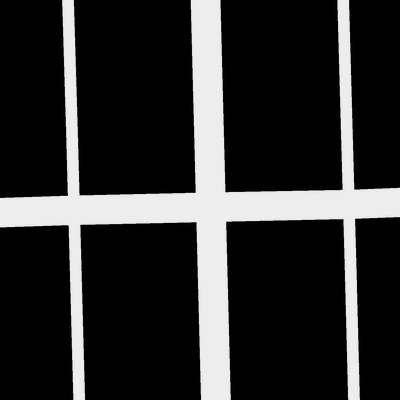
#> input picture data/training/groundtruth/satImage_001.png, 400 x 400 px, given as the content of the folder Data/training/images/, which was not available
$ jupyter execute --allow-errors random_forest.ipynb   (shell and % lines are left out)   (older library calls are emulated)   (text cells are left out)
#> lines starting #> are read from the running program, lines starting #| are printed output that depends on the picture; pictures that were not available may be replaced by others from this repository, and a replacement may not be noted
### mask_to_submission.py
#!/usr/bin/env python3
""" MAKE SUBMISSION FILE FROM BINARY IMAGE """

import os
import numpy as np
import matplotlib.image as mpimg
import re

# The sample submission file contains two columns:
# - The first column corresponds to the image id followed by the x and y top-left coordinate of the image patch (16x16 pixels)
# - The second column is the label assigned to the image patch

foreground_threshold = 0.25 # percentage of pixels > 1 required to assign a foreground label to a patch

# assign a label to a patch
# [26 lines left out: functions patch_to_label, mask_to_submission_strings, masks_to_submission, not called in this run]


# [8 lines that do not run on import are left out]

### random_forest.ipynb
[cell 1]
import matplotlib.image as mpimg
import numpy as np
import matplotlib.pyplot as plt
from sklearn import metrics
import os,sys
from PIL import Image
from skimage import feature
from skimage import color
from skimage.transform import (hough_line, hough_line_peaks,probabilistic_hough_line)
import scipy

[cell 2]
# helper feature building functions
def img_crop(im, w, h):
    # get list of patches from the image with size specified by w and h
    list_patches = []
    imgwidth = im.shape[0]
    imgheight = im.shape[1]
    is_2d = len(im.shape) < 3 # is image in 2D?
    for i in range(0,imgheight,h): # loop across height in steps equal to your height patch size
        for j in range(0,imgwidth,w):  # loop across width in steps equal to your width patch size
            if is_2d:
                im_patch = im[j:j+w, i:i+h]
            else:
                im_patch = im[j:j+w, i:i+h, :]
            list_patches.append(im_patch)
    return list_patches

# [8 lines left out: function value_to_class, not called in this run]

[cell 3]
# helper visualization functions
def img_float_to_uint8(img):
    rimg = img - np.min(img)
    rimg = (rimg / np.max(rimg) * 255).round().astype(np.uint8)
    return rimg

# Concatenate an image and its groundtruth
def concatenate_images(img, gt_img):
    nChannels = len(gt_img.shape)
    w = gt_img.shape[0] # width
    h = gt_img.shape[1] # height
    if nChannels == 3:
        cimg = np.concatenate((img, gt_img), axis=1)
    else:
        gt_img_3c = np.zeros((w, h, 3), dtype=np.uint8) #gt_image with three channels to match img
        gt_img8 = img_float_to_uint8(gt_img)
        gt_img_3c[:,:,0] = gt_img8 # create the three channels identically
        gt_img_3c[:,:,1] = gt_img8
        gt_img_3c[:,:,2] = gt_img8
        img8 = img_float_to_uint8(img)
        cimg = np.concatenate((img8, gt_img_3c), axis=1)
    return cimg


# [24 lines left out: functions label_to_img, make_img_overlay, not called in this run]

[cell 4]
# helper import/export functions
def load_image(infilename):
    data = mpimg.imread(infilename)
    return data

[cell 5]
# Load set training images
root_dir = "Data/training/"
image_dir = root_dir + "images/"
files = os.listdir(image_dir)
n = len(files) # n = min(20, len(files)) # Load maximum 20 images
print("Loading " + str(n) + " images")
imgs = [load_image(image_dir + files[i]) for i in range(n)]
#> in load_image, data is the input picture: shape (400, 400) float32; min 0, max 0.929, mean 0.183
#> imgs = 1 item

[cell 6]
# Load set of groundtruth images
gt_dir = root_dir + "groundtruth/"
print("Loading " + str(n) + " images")
gt_imgs = [load_image(gt_dir + files[i]) for i in range(n)]
#> gt_imgs = 1 item

[cell 7]
# Show first image and its groundtruth image
print('Image size = ' + str(imgs[0].shape[0]) + ',' + str(imgs[0].shape[1])) # Print image size
#| Image size = 400,400
#> (the rest of this cell did not finish here and is left out)

#> in concatenate_images, `gt_img_3c[:,:,0] = gt_img8`:
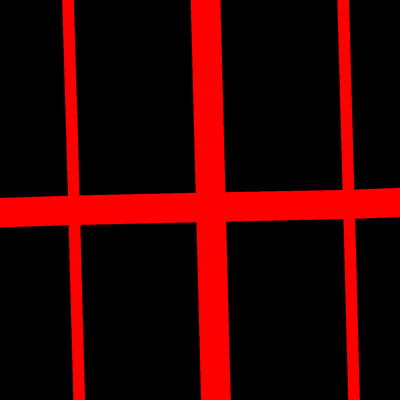
#> gt_img_3c: shape (400, 400, 3); mean of channels 0, 1, 2 50.2, 0, 0; drawn as R, G, B
#> in concatenate_images, `gt_img_3c[:,:,1] = gt_img8`:
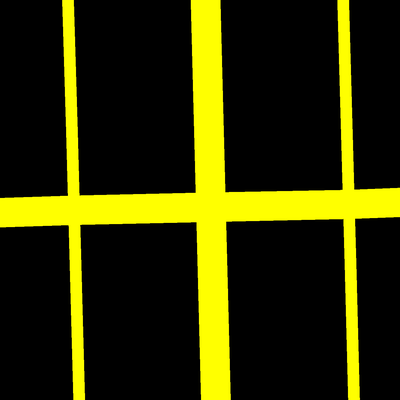
#> gt_img_3c: shape (400, 400, 3); mean of channels 0, 1, 2 50.2, 50.2, 0; drawn as R, G, B
fig1 = plt.figure(figsize=(10, 10))
plt.imshow(cimg, cmap='Greys_r')

[cell 8]
# [31 lines left out: functions extract_features, extract_img_features, not called in this run]

[cell 9]
def prepareFeatures(n_features,patch_size,n,foreground_threshold,print_= True,hough = False):
    """Function to prepare features
    ## inputs:
        n_features = number of features to add to the model (only 2 or 6 so far)
        n = indexes of images to use for the training
    ## outputs:
        X = feature matrix
        Y = labels vector"""

    # Extract patches from input images
    img_patches = [img_crop(imgs[i], patch_size, patch_size) for i in np.arange(n[0],n[1])]
    gt_patches = [img_crop(gt_imgs[i], patch_size, patch_size) for i in np.arange(n[0],n[1])]

    # Linearize list of patches
    img_patches = np.asarray([img_patches[i][j] for i in range(len(img_patches)) for j in range(len(img_patches[i]))])
    gt_patches =  np.asarray([gt_patches[i][j] for i in range(len(gt_patches)) for j in range(len(gt_patches[i]))])
    X = np.asarray([extract_features(img_patches[i],num_features,hough) for i in range(len(img_patches))])
    Y = np.asarray([value_to_class(np.mean(gt_patches[i]),foreground_threshold) for i in range(len(gt_patches))])

    # Normalize the features
    X_maxs = np.max(X,axis = 0)
    X = X/X_maxs

    # Print feature statistics
    if print_:
        print('Computed ' + str(X.shape[0]) + ' features') # corresponds to n * number of patches
        print('Feature dimension = ' + str(X.shape[1]))
        print('Number of classes = ' + str(np.max(Y) + 1))
        Y0 = [i for i, j in enumerate(Y) if j == 0]
        Y1 = [i for i, j in enumerate(Y) if j == 1]
        print('Class 0: ' + str(len(Y0)) + ' samples')
        print('Class 1: ' + str(len(Y1)) + ' samples')

    return X,Y

[cell 10]
# [44 lines left out: function trainingErrorClassifier, not called in this run]

[cell 11]
# Build the features for training and test data
num_features = 6 # currently only 2 or 6 are valid options
patch_size = 16 # each patch is 16*16 pixels
n_training_images = 80 # Only use n images for training
foreground_threshold = 0.25 # if mean of image > threshold, 1 assigned for foreground patch

print('Training Data')
#> (the rest of this cell did not finish here and is left out)

#> after the loop in img_crop, `for i in range(0,imgheight,h):`: list_patches = 625 items

print('\nTraining Data (not used for training)')
X_test,Y_test = prepareFeatures(num_features,patch_size,[n_training_images,len(imgs)],foreground_threshold,hough = False)

[cell 12]
# Train the logistic regression classifier
from sklearn.linear_model import LogisticRegression
classifier = LogisticRegression(C=1e5, class_weight="balanced") # C --> regularization strength (small value, stronger regularization)
#> (the rest of this cell did not finish here and is left out)

[cell 13]
#### Train a basic random forest classifier
from sklearn.ensemble import RandomForestClassifier
classifier = RandomForestClassifier()
#> (the rest of this cell did not finish here and is left out)

[cell 14]
#### Train random forest classifier with other parameters
# 2 features
# patch size of 16x16

# Build features
num_features = 2
patch_size = 16
n_training_images = 80
#> (the rest of this cell did not finish here and is left out)

X_test,Y_test = prepareFeatures(num_features,patch_size,[n_training_images,len(imgs)],foreground_threshold,hough = False,print_=False)

# Build and train classifier
num_trees = 70
tree_depth = 10000
classifier = RandomForestClassifier(n_estimators = num_trees, max_depth = tree_depth)
classifier.fit(X_train, Y_train)

# Test classifier on training data
test_image= 82
trainingErrorClassifier(X_test,Y_test,classifier,'RANDOM FOREST CLASSIFIER WITH 2 FEATURES',test_image,hough = False)

[cell 15]
#### Train random forest classifier with other parameters
# 7 features
# patch size of 16x16

# Build features
num_features = 6
#> num_features = 6
patch_size = 16
n_training_images = 90
#> (the rest of this cell did not finish here and is left out)

X_test,Y_test = prepareFeatures(num_features,patch_size,[n_training_images,len(imgs)],foreground_threshold,hough = True,print_=False)

# Build and train classifier
num_trees = 70
tree_depth = 10000
classifier = RandomForestClassifier(n_estimators = num_trees, max_depth = tree_depth)
classifier.fit(X_train, Y_train)

# Test classifier on training data
test_image= 92
trainingErrorClassifier(X_test,Y_test,classifier,'RANDOM FOREST CLASSIFIER WITH 7 FEATURES',test_image,hough = True)

[cell 16]
# Load test images
image_filenames = []
#> image_filenames = []
n_test = 50
for i in range(1, n_test+1):
    image_filename = 'data/test/test_%d' % i + '/test_%d' % i + '.png'
    image_filenames.append(image_filename)
#> after the loop, image_filenames = 50 items, first 6: 'data/test/test_1/test_1.png', 'data/test/test_2/test_2.png', 'data/test/test_3/test_3.png', 'data/test/test_4/test_4.png', 'data/test/test_5/test_5.png', 'data/test/test_6/test_6.png'

#> (the rest of this cell did not finish here and is left out)

#> call 4 of load_image, with infilename = 'data/test/test_2/test_2.png'
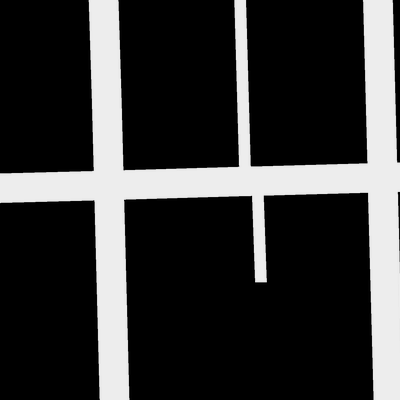
#> input picture data/training/groundtruth/satImage_002.png, 400 x 400 px, given in place of test_2.png, which was not available
#> in load_image, data is the input picture: shape (400, 400) float32; min 0, max 0.929, mean 0.213
w = imgs_test[0].shape[0]
h = imgs_test[0].shape[1]

[cell 17]
#### Train final random forest classifier and prepare for submission

# Build features
num_features = 6
patch_size = 16
n_training_images = 100
hough_on = True
#> (the rest of this cell did not finish here and is left out)

#> `foreground_threshold = 0.25`: foreground_threshold = 0.25
